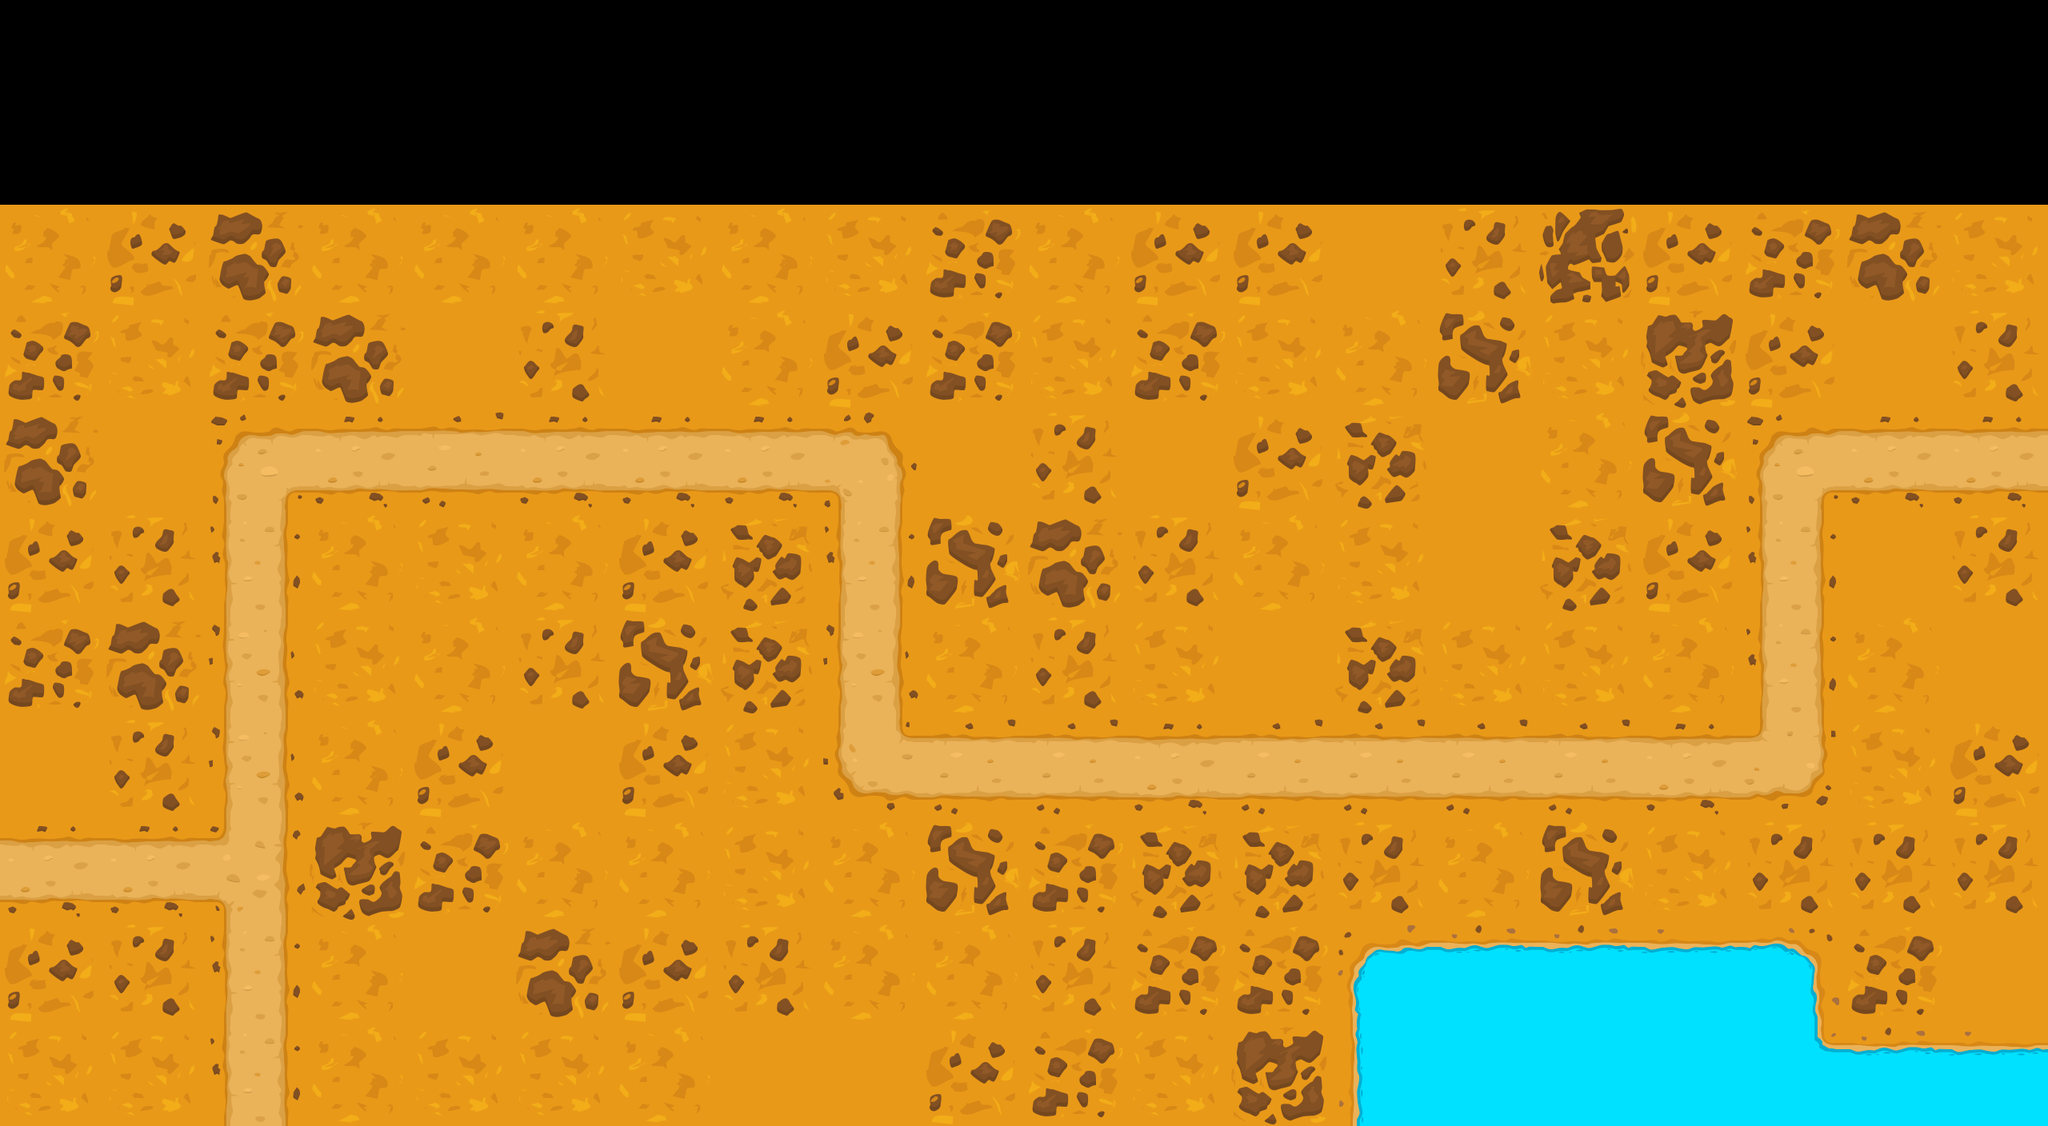

The image is a tile-based game level rendered from a .tmx file. Its description and source (layers, tilesets, objects; grid data summarised) follow:
An orthogonal 20x11 tile map with 128x128 px tiles, 4 tile layers (Ground, Objects, Overlay2, Overlay), 2 tilesets and 40 objects (25x TileCollisionCircle, 13x TileCollisionRectangle).

<map version="1.0" tiledversion="1.1.3" orientation="orthogonal" renderorder="right-down" width="20" height="11" tilewidth="128" tileheight="128" infinite="0" nextobjectid="167">
 <tileset firstgid="1" source="CombinedAssetsTileset.tsx" />
 <tileset firstgid="1025" source="CollisionShapesTilesets.tsx" />
 <layer name="Ground" width="20" height="11">
  <data>[220 cells, 180 non-empty, 25 distinct tile ids]</data>
 </layer>
 <layer name="Objects" width="20" height="11">
  <data>[220 cells, 53 non-empty, 46 distinct tile ids]</data>
 </layer>
 <layer name="Overlay2" width="20" height="11">
  <data>[220 cells, 62 non-empty, 62 distinct tile ids]</data>
 </layer>
 <layer name="Overlay" width="20" height="11">
  <data>[220 cells, 13 non-empty, 13 distinct tile ids]</data>
 </layer>
 <objectgroup name="Water">
  <object id="132" x="1702" y="1404">
   <polygon points="0,0 2,-210 548,-210 562,-98 858,-88 850,6" />
  </object>
 </objectgroup>
 <objectgroup name="Pathing">
  <object id="133" x="-44" y="1066">
   <polyline points="6,22 368,20 358,-479.03 1126.85,-491.03 1138,-110 2287.88,-120 2298,-491.879 2636,-494" />
  </object>
 </objectgroup>
 <objectgroup name="Collisions">
  <object id="17" type="TileCollisionRectangle" gid="1025" x="1179.64" y="859.034" width="356" height="66">
   <properties>
    <property name="AxisAlignedRectangleInstanceHeight" type="float" value="66" />
    <property name="AxisAlignedRectangleInstanceWidth" type="float" value="356" />
   </properties>
  </object>
  <object id="24" type="TileCollisionRectangle" gid="1025" x="-136.303" y="259.212" width="2809.27" height="128">
   <properties>
    <property name="AxisAlignedRectangleInstanceWidth" type="float" value="2809.27" />
    <property name="IsBarrier" type="bool" value="true" />
   </properties>
  </object>
  <object id="25" type="TileCollisionRectangle" gid="1025" x="-140.061" y="1541.27" width="2794" height="128">
   <properties>
    <property name="AxisAlignedRectangleInstanceWidth" type="float" value="2794" />
    <property name="IsBarrier" type="bool" value="true" />
   </properties>
  </object>
  <object id="35" type="TileCollisionRectangle" gid="1025" x="174" y="471.152" width="332" height="80">
   <properties>
    <property name="AxisAlignedRectangleInstanceHeight" type="float" value="80" />
    <property name="AxisAlignedRectangleInstanceWidth" type="float" value="332" />
   </properties>
  </object>
  <object id="40" type="TileCollisionRectangle" gid="1025" x="14.9091" y="1403.27" width="260" height="78">
   <properties>
    <property name="AxisAlignedRectangleInstanceHeight" type="float" value="78" />
    <property name="AxisAlignedRectangleInstanceWidth" type="float" value="260" />
   </properties>
  </object>
  <object id="89" type="TileCollisionRectangle" gid="1025" x="803" y="786.212" width="218" height="66">
   <properties>
    <property name="AxisAlignedRectangleInstanceHeight" type="float" value="66" />
    <property name="AxisAlignedRectangleInstanceWidth" type="float" value="218" />
   </properties>
  </object>
  <object id="127" type="TileCollisionRectangle" gid="1025" x="2374.76" y="505.303" width="70" height="66">
   <properties>
    <property name="AxisAlignedRectangleInstanceHeight" type="float" value="66" />
    <property name="AxisAlignedRectangleInstanceWidth" type="float" value="70" />
   </properties>
  </object>
  <object id="135" type="TileCollisionRectangle" gid="1025" x="721.939" y="431.761" width="152.667" height="94.6667">
   <properties>
    <property name="AxisAlignedRectangleInstanceHeight" type="float" value="94" />
    <property name="AxisAlignedRectangleInstanceWidth" type="float" value="152" />
   </properties>
  </object>
  <object id="136" type="TileCollisionCircle" gid="1026" x="740.606" y="295.515" width="204" height="188">
   <properties>
    <property name="Altitude" type="float" value="96" />
   </properties>
  </object>
  <object id="137" type="TileCollisionCircle" gid="1026" x="2229.5" y="987.25" width="64" height="64">
   <properties>
    <property name="Altitude" type="float" value="132" />
    <property name="CircleInstanceRadius" type="float" value="32" />
    <property name="ZHeight" type="float" value="132" />
   </properties>
  </object>
  <object id="138" type="TileCollisionCircle" gid="1026" x="2229.5" y="919.25" width="64" height="64">
   <properties>
    <property name="Altitude" type="float" value="196" />
    <property name="CircleInstanceRadius" type="float" value="32" />
    <property name="ZHeight" type="float" value="132" />
   </properties>
  </object>
  <object id="139" type="TileCollisionCircle" gid="1026" x="2235.5" y="783.25" width="64" height="64">
   <properties>
    <property name="Altitude" type="float" value="324" />
    <property name="CircleInstanceRadius" type="float" value="32" />
    <property name="ZHeight" type="float" value="132" />
   </properties>
  </object>
  <object id="141" type="TileCollisionCircle" gid="1026" x="2149" y="743.75" width="238" height="238">
   <properties>
    <property name="Altitude" type="float" value="450" />
    <property name="CircleInstanceRadius" type="float" value="119" />
   </properties>
  </object>
  <object id="142" type="TileCollisionCircle" gid="1026" x="2231.5" y="853.25" width="64" height="64">
   <properties>
    <property name="Altitude" type="float" value="260" />
    <property name="CircleInstanceRadius" type="float" value="32" />
    <property name="ZHeight" type="float" value="132" />
   </properties>
  </object>
  <object id="143" type="TileCollisionCircle" gid="1026" x="1885" y="661" width="238" height="238">
   <properties>
    <property name="Altitude" type="float" value="150" />
    <property name="CircleInstanceRadius" type="float" value="119" />
   </properties>
  </object>
  <object id="144" type="TileCollisionCircle" gid="1026" x="646.5" y="984.5" width="64" height="64">
   <properties>
    <property name="Altitude" type="float" value="132" />
    <property name="CircleInstanceRadius" type="float" value="32" />
    <property name="ZHeight" type="float" value="132" />
   </properties>
  </object>
  <object id="145" type="TileCollisionRectangle" gid="1025" x="617.5" y="1139.5" width="126" height="90">
   <properties>
    <property name="AxisAlignedRectangleInstanceHeight" type="float" value="90" />
    <property name="AxisAlignedRectangleInstanceWidth" type="float" value="126" />
   </properties>
  </object>
  <object id="146" type="TileCollisionCircle" gid="1026" x="616.5" y="924.5" width="64" height="64">
   <properties>
    <property name="Altitude" type="float" value="260" />
    <property name="CircleInstanceRadius" type="float" value="32" />
    <property name="ZHeight" type="float" value="132" />
   </properties>
  </object>
  <object id="147" type="TileCollisionCircle" gid="1026" x="566" y="870" width="64" height="64">
   <properties>
    <property name="Altitude" type="float" value="196" />
    <property name="CircleInstanceRadius" type="float" value="32" />
    <property name="ZHeight" type="float" value="132" />
   </properties>
  </object>
  <object id="148" type="TileCollisionCircle" gid="1026" x="650" y="1048" width="64" height="64">
   <properties>
    <property name="Altitude" type="float" value="96" />
    <property name="CircleInstanceRadius" type="float" value="32" />
    <property name="ZHeight" type="float" value="132" />
   </properties>
  </object>
  <object id="149" type="TileCollisionCircle" gid="1026" x="267" y="905" width="364" height="364">
   <properties>
    <property name="Altitude" type="float" value="350" />
    <property name="CircleInstanceRadius" type="float" value="182" />
   </properties>
  </object>
  </objectgroup>
</map>
<!-- 17 of 40 objects omitted -->
